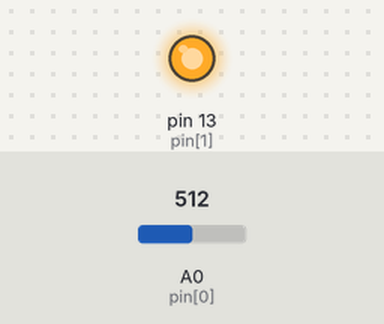
The sketch below on a simulated Arduino Uno, built with avr-gcc and run on an emulated ATmega328P. Parts: output pins drawn as LEDs (lit = HIGH). The inputs (shaded band) are chosen by the test bench; at power-on: A0 (pin[0]) = 512.

Above: at 5.8 s.
5.9 s: A0 (pin[0]) set to 587
7.4 s: A0 (pin[0]) set to 618
At 8.6 s:
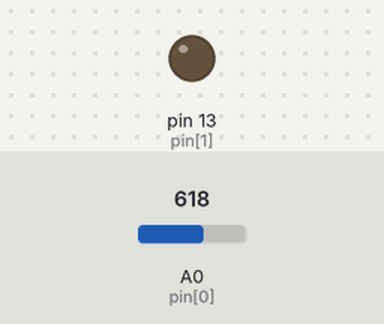
8.9 s: A0 (pin[0]) set to 590
At 9.8 s:
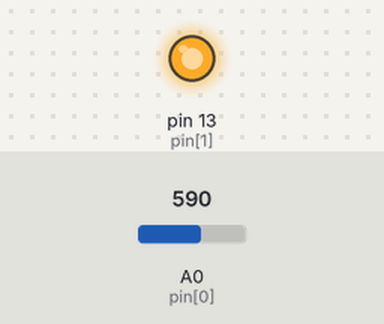
Timing chart, 0 to 11.9 s (numbered marks = the images above; inputs shaded):
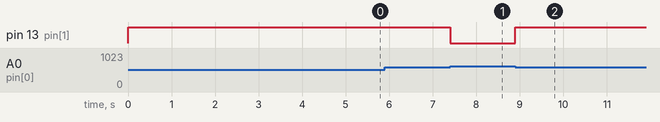

The sketch:

ses_sensoru.ino
```cpp
int pin[]={A0,13};
struct sens_degerler {

  int sens_deger;

};
bool bayrak=false;
struct sens_degerler sens;
int sayac=0;
bool zaman=true;
void setup() {
  Serial.begin(9600);
  digitalWrite(pin[1],LOW);
  if(!Serial)
  {
    Serial.println("Seri haberlesme baslatilamadi");
  }
  else
  {
    for(int i=0; i<2; i++)
    {
      if(i==0) pinMode(pin[i],INPUT);
      if(i==1) pinMode(pin[i],OUTPUT);
    }
  }

}

void loop() {
  sens.sens_deger=sens_okuma(pin[0]);
//  Serial.print("SES DURUMU=");
//  Serial.println(sens.sens_deger);
  if(!bool(0)){
    if(sens.sens_deger<600 && bayrak==false)
    {
      do{
        digitalWrite(pin[1],HIGH);
        delay(5000);
        zaman=!zaman;
      }while(zaman==true);
      bayrak=!bayrak;
    }
    else if(sens.sens_deger>600 && bayrak==true)
    {
      digitalWrite(pin[1],LOW);
      bayrak=!bayrak;
    }
  }

}

int sens_okuma(int pin){

  int ses;int giden;
  int dizi_limiti=1;
  if(!bool(0))
  {
    ses=analogRead(pin);
  }
  int toplam[]={ses};
  if(!bool(0))
  {
    giden=toplam[sayac];
    sayac++;
    if(sayac>=dizi_limiti) sayac=0;
  }
  return giden;
}
```

Measured:
- the behaviour switches between 600 and 601 on A0 (pin[0]) (found by bisection; images 0 and 1)
- after the input at 5.9 s, every drawn part: stays the same
- after the input at 7.4 s, pin 13 (pin[1]): HIGH → LOW at once
- after the input at 8.9 s, pin 13 (pin[1]): LOW → HIGH at once
